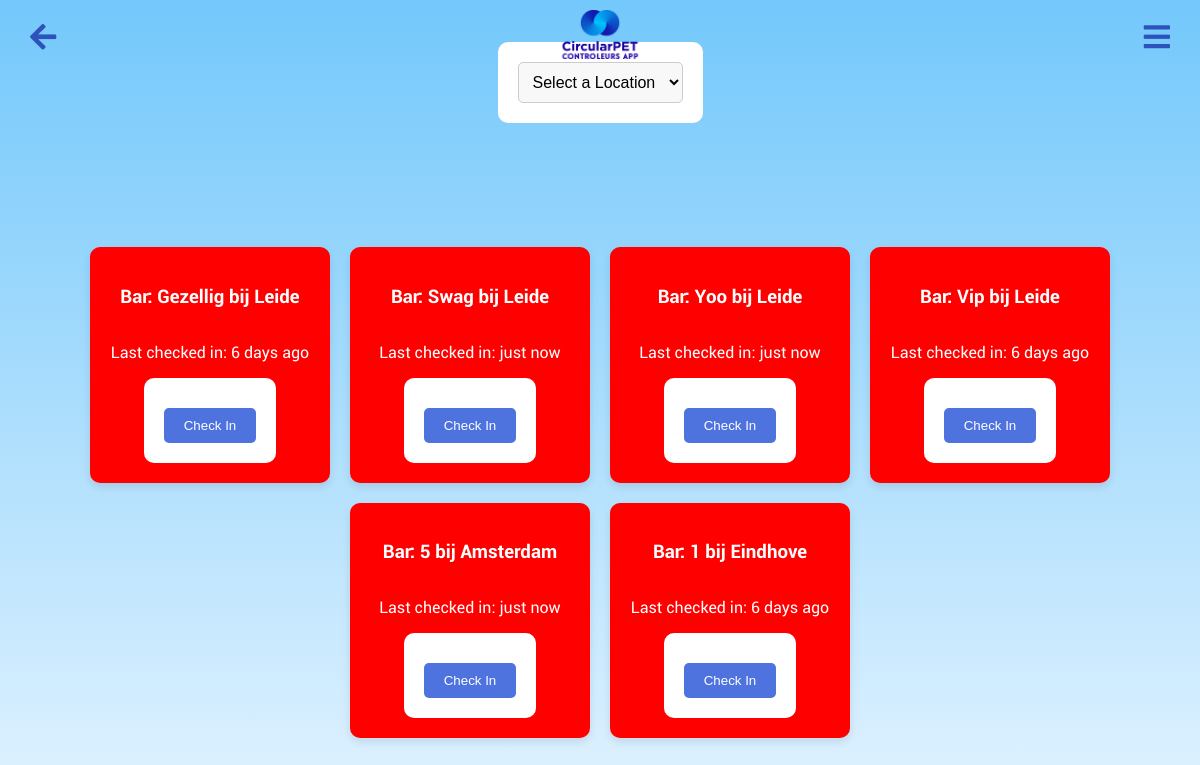
Page /check_ins on the earlier database version.
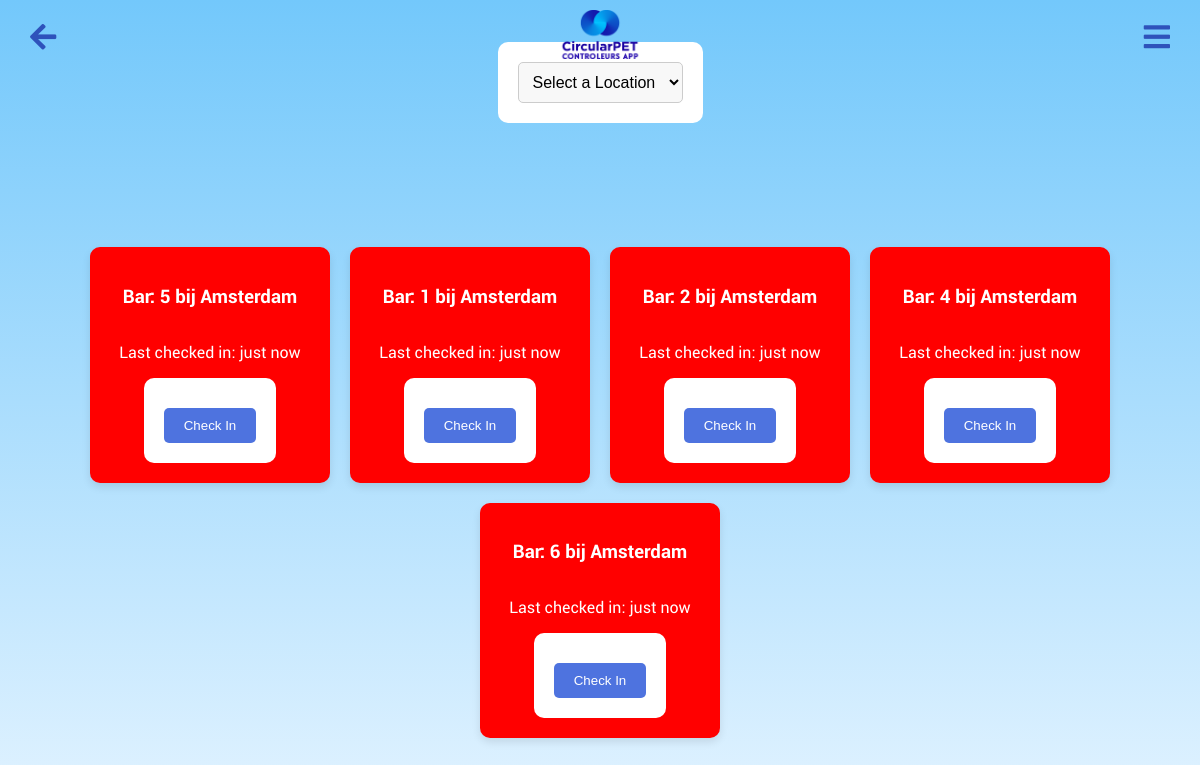
Same page on the later database version.
### app.py (models this page shows, shortened)
class Bar(db.Model):
    id = db.Column(db.Integer, primary_key=True)
    zakken_gekregen = db.Column(db.Integer, default=0)
    volle_zakken_opgehaald = db.Column(db.Integer, default=0)
    kg_van_zak = db.Column(db.Integer, default=0)
    url = db.Column(db.String)
    link = db.Column(db.String)
    note = db.Column(db.String, nullable=True)  # Add this line to include a note field
    change_log = db.Column(db.String, default="", nullable=True)
    activity_log = db.relationship('ActivityLog', backref='bar', lazy=True)
    last_checked_in = db.Column(db.DateTime, nullable=True)
    id = db.Column(db.Integer, primary_key=True)
    name = db.Column(db.String(120), nullable=False)
    zakken = db.Column(db.Integer, nullable=False, default=0)
    bekers = db.Column(db.Integer, nullable=False, default=0)
    location_id = db.Column(db.Integer, db.ForeignKey('location.id'), nullable=False)
    location = db.relationship('Location', backref=db.backref('bars', lazy=True))

class Location(db.Model):
    __tablename__ = 'location'
    __table_args__ = {'extend_existing': True}
    id = db.Column(db.Integer, primary_key=True)
    name = db.Column(db.String(120), unique=True, nullable=False)
    zakken = db.Column(db.Integer, nullable=False, default=0)
    bekers = db.Column(db.Integer, nullable=False, default=0)
    url = db.Column(db.String(500), nullable=True)

### app.py (the view)
@app.route('/check_ins')
def check_ins():
    location_id = request.args.get('location_id')
    if location_id:
        bars = Bar.query.filter_by(location_id=location_id).all()
    else:
        bars = Bar.query.all()
    locations = Location.query.all()
    return render_template('check_ins.html', bars=bars, locations=locations)

### app.py (called while the page is built)
@app.template_filter('time_since')
def time_since(dt, default="just now"):
    now = datetime.utcnow()
    diff = now - dt if dt else None
    if diff is None:
        return default
    periods = [
        (diff.days // 365, "year", "years"),
        (diff.days // 30, "month", "months"),
        (diff.days, "day", "days"),
        (diff.seconds // 3600, "hour", "hours"),
        (diff.seconds // 60, "minute", "minutes"),
        (diff.seconds, "second", "seconds"),
    ]
    for period, singular, plural in periods:
        if period:
            return f"{period} {singular if period == 1 else plural} ago"
    return default

@app.template_filter('hours_since')
def hours_since(dt):
    if dt is None:
        return float('inf')  # Return infinity if there's no last check-in time
    now = datetime.utcnow()
    diff = now - dt
    hours = diff.total_seconds() / 3600
    return hours

### templates/check_ins.html (shortened to what this page needs)
<!DOCTYPE html>
<html lang="en">
<head>
    <link rel="stylesheet" href="{{ url_for('static', filename='main.css') }}">
    <link rel="stylesheet" href="https://cdnjs.cloudflare.com/ajax/libs/font-awesome/5.15.1/css/all.min.css">
</head>
<body>
    <img src="{{ url_for('static', filename='logo.png') }}" alt="CircularPET Logo" class="logo2">
    <a href="javascript:history.back()" class="back-button"><i class="fas fa-arrow-left"></i></a>
    <div class="gear-icon-container"> <i id="toggleSidebar" class="fa fa-bars"></i></div>
        <div class="location-filters">
            <form action="{{ url_for('check_ins') }}" method="get">
                <select name="location_id" onchange="this.form.submit()">
                    <option value="">Select a Location</option>
                </select>
            </form>
        </div>
        <div class="bars-container">
            {% for bar in bars %}
            {% set hours_since_checkin = bar.last_checked_in | hours_since %}
            <div class="bar-item"
                 style="background-color:
                        {% if hours_since_checkin is none or hours_since_checkin < 0.1 %}white;
                        {% elif hours_since_checkin > 2 %}red; color: white;
                        {% elif hours_since_checkin > 1 %}orange; color: white;
                        {% else %}white;
                        {% endif %}">
                <h3>Bar: {{ bar.name }} bij {{ bar.location.name }}</h3>
                <p>Last checked in: {{ bar.last_checked_in | time_since }}</p>
                <form action="{{ url_for('check_in_bar', bar_id=bar.id) }}" method="post">
                    <button type="submit">Check In</button>
                </form>
            </div>
        {% endfor %}
        </div>
</body>
</html>

### static/main.css (style rules this page uses)
body { font-family: 'Roboto', sans-serif; background: linear-gradient(to bottom, #73c8fb 0%, #e0f2ff 100%); margin: 0; padding: 0; display: flex; height: 100vh; align-items: center; flex-wrap: wrap; justify-content: center; }
.back-button { position: fixed; top: 10px; left: 10px; background-color: transparent; color: #2E52BB; text-decoration: none; padding: 10px 20px; border-radius: 5px; font-size: 30px; z-index: 1000; }
.logo2 { position: absolute; top: 10px; width: 90px; position: fixed; z-index: 1000; }
.gear-icon-container { position: fixed; top: 20px; right: 20px; cursor: pointer; font-size: 24px; color: #2E52BB; font-size: 30px; padding: 10px 20px; margin-top: -10px; margin-right: -10px; z-index: 1000; }
::placeholder { color: #888; }
form { background: #fff; padding: 20px; border-radius: 10px; display: inline-block; }
form label, form select, form input[type="submit"] { font-size: 1em; }
form select { padding: 0.5em; border: 1px solid #ccc; border-radius: 5px; background-color: #f8f8f8; }
.bars-container { display: flex; flex-wrap: wrap; justify-content: center; gap: 20px; width: 100%; padding: 20px; }
.bar-item { background-color: #fff; padding: 20px; border-radius: 10px; box-shadow: 0 4px 8px rgba(0, 0, 0, 0.1); display: flex; flex-direction: column; align-items: center; justify-content: center; width: 200px; }
.bar-item button { margin-top: 10px; padding: 10px 20px; background-color: #4e73df; color: white; border: none; border-radius: 5px; cursor: pointer; transition: background-color 0.3s ease; }
.location-filters { text-align: center; margin-bottom: 20px; }
.location-filters select { padding: 10px; border-radius: 5px; border: 1px solid #ccc; }

Differences in the rows shown:
removed Bar: name "1", location.name "Eindhove", last_checked_in "6 days ago"
changed Bar (number 1 of 5 on the later page): name "Gezellig" → "5"; location.name "Leide" → "Amsterdam"; last_checked_in "6 days ago" → "just now"
changed Bar (number 2 of 5 on the later page): name "Swag" → "1"; location.name "Leide" → "Amsterdam"
changed Bar (number 3 of 5 on the later page): name "Yoo" → "2"; location.name "Leide" → "Amsterdam"
changed Bar (number 4 of 5 on the later page): name "Vip" → "4"; location.name "Leide" → "Amsterdam"; last_checked_in "6 days ago" → "just now"
changed Bar (number 5 of 5 on the later page): name "5" → "6"
